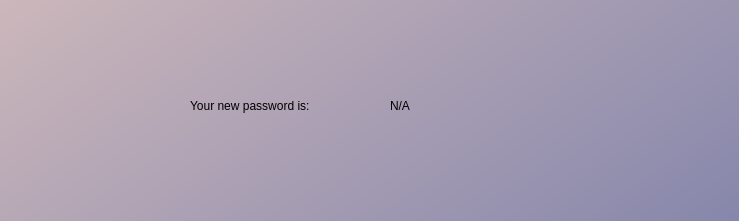
<?xml version="1.0" encoding="UTF-8"?>
<ui version="4.0">
 <class>Dialog</class>
 <widget class="QDialog" name="Dialog">
  <property name="geometry">
   <rect>
    <x>0</x>
    <y>0</y>
    <width>739</width>
    <height>221</height>
   </rect>
  </property>
  <property name="windowTitle">
   <string>Dialog</string>
  </property>
  <widget class="QWidget" name="Error2" native="true">
   <property name="geometry">
    <rect>
     <x>-180</x>
     <y>-180</y>
     <width>1001</width>
     <height>701</height>
    </rect>
   </property>
   <property name="styleSheet">
    <string notr="true">
background-color: qlineargradient(spread:pad, x1:0, y1:0, x2:1, y2:1, stop:0 rgba(233, 203, 193, 255), stop:1 rgba(100, 111, 164, 255));</string>
   </property>
   <widget class="QLabel" name="label_2">
    <property name="geometry">
     <rect>
      <x>370</x>
      <y>260</y>
      <width>191</width>
      <height>51</height>
     </rect>
    </property>
    <property name="styleSheet">
     <string notr="true">background:transparent ;
font: 16pt&quot;Times New Roman&quot;</string>
    </property>
    <property name="text">
     <string>Your new password is:</string>
    </property>
   </widget>
   <widget class="QLabel" name="new_pass">
    <property name="geometry">
     <rect>
      <x>570</x>
      <y>260</y>
      <width>191</width>
      <height>51</height>
     </rect>
    </property>
    <property name="styleSheet">
     <string notr="true">background:transparent ;
font: 16pt&quot;Times New Roman&quot;</string>
    </property>
    <property name="text">
     <string>N/A</string>
    </property>
   </widget>
   <widget class="QLabel" name="label">
    <property name="geometry">
     <rect>
      <x>300</x>
      <y>250</y>
      <width>61</width>
      <height>61</height>
     </rect>
    </property>
    <property name="styleSheet">
     <string notr="true">background: transparent</string>
    </property>
    <property name="text">
     <string/>
    </property>
    <property name="pixmap">
     <pixmap>UI Icons/1x/smiley.png</pixmap>
    </property>
    <property name="scaledContents">
     <bool>true</bool>
    </property>
   </widget>
  </widget>
 </widget>
 <resources>
  <include location="res.qrc"/>
 </resources>
 <connections/>
</ui>
